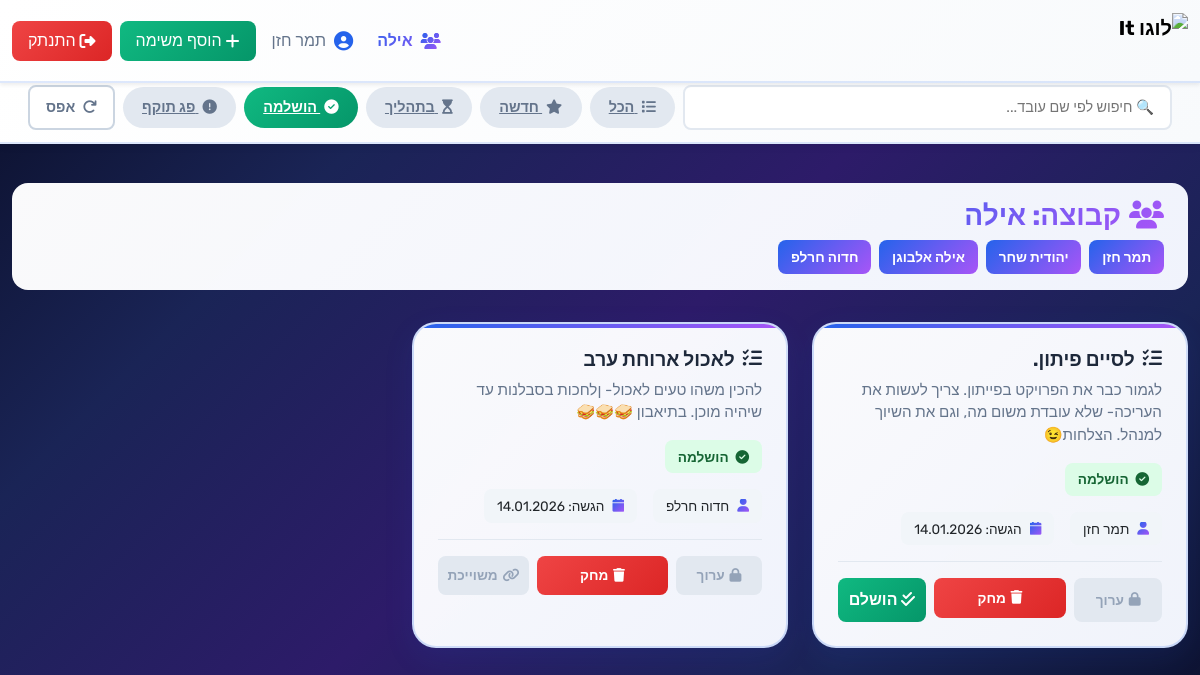
Page /DoIt/GetTasks/?status=DONE (signed in) on the committed database.
### App/models.py (models this page shows, shortened)
class User(AbstractUser):
    role = models.CharField(max_length=20, choices=[('Manager', 'Manager'), ('Team_Member', 'Team_Member')], null=True)
    team = models.ForeignKey("Team", on_delete=models.CASCADE, null=True)

class Team(models.Model):
    team_name = models.CharField(max_length=100, unique=True)

class Task(models.Model):
    name = models.CharField(max_length=100)
    description = models.TextField()
    end_date = models.DateField(validators=[end_date_validation])
    status = models.CharField(max_length=100, choices=[
            ("NEW_TASK", "New Task"),
            ("ON_PROCESS", "On Process"),
            ("DONE", "Completed"),
            ("EXPIRED", "Time Over")
    ], null=True, default='NEW')
    team = models.ForeignKey("Team", on_delete=models.CASCADE)
    owner = models.ForeignKey("User", on_delete=models.SET_NULL, null=True, blank=True)

### App/views.py (the view)
# urls.py: path("GetTasks/", views.get_tasks, name="get_tasks"),
@login_required()
def get_tasks(request):
    team = request.user.team
    tasks = Task.objects.filter(team=team)
    users = User.objects.filter(team=team)
    status_filter = request.GET.get('status')
    query = request.GET.get('q')
    if query:
        tasks = tasks.filter(
            Q(owner__first_name__icontains=query) |
            Q(owner__last_name__icontains=query)
        )
    if status_filter:
        tasks = tasks.filter(status=status_filter)
    now = timezone.now().date()
    for task in tasks:
        if task.end_date < now and task.status not in ['EXPIRED', 'DONE']:
            task.status = 'EXPIRED'
            task.save()
    context = {'tasks': tasks, 'team': team, 'users': users}
    return render(request, 'Task/GetTasks.html', context)

### templates/Task/GetTasks.html (shortened to what this page needs)
{% load static %}
<!DOCTYPE html>
<html lang="he" dir="rtl">
<head>
    <link rel="stylesheet" href="https://cdn.jsdelivr.net/npm/bootstrap@5.3.0/dist/css/bootstrap.rtl.min.css">
    <link rel="stylesheet" href="https://cdnjs.cloudflare.com/ajax/libs/font-awesome/6.4.0/css/all.min.css">
</head>
<body>
    {% include "component/Nav.html" %}
    <main class="container-fluid">
        <div class="page-header">
            <h1>
                רשימת המשימות
            </h1>
        </div>
        <div class="team-info">
            <div class="team-info-text">
                <h3><i class="fas fa-users me-2"></i>קבוצה: {{ team.team_name }}</h3>
                <div class="team-members">
                    {% for user in users %}
                        <span class="member-badge">{{ user.first_name }} {{ user.last_name }}</span>
                    {% endfor %}
                </div>
            </div>
        </div>
        {% if tasks %}
            <div class="tasks-container">
                {% for task in tasks %}
                    <div class="task-card">
                        <h4 class="task-title">
                            <i class="fas fa-tasks"></i>
                            {{ task.name }}
                        </h4>
                        {% if task.description %}
                            <p class="task-description">{{ task.description }}</p>
                        {% endif %}
                        <div class="task-status status-{{ task.status|lower }}">
                            {% if task.status == 'NEW_TASK' %}
                                <i class="fas fa-star me-1"></i> משימה חדשה
                            {% elif task.status == 'ON_PROCESS' %}
                                <i class="fas fa-hourglass-start me-1"></i> בתהליך
                            {% elif task.status == 'DONE' %}
                                <i class="fas fa-check-circle me-1"></i> הושלמה
                            {% elif task.status == 'EXPIRED' %}
                                <i class="fas fa-exclamation-circle me-1"></i> פג תוקף
                            {% endif %}
                        </div>
                        <div class="task-meta">
                            {% if task.owner %}
                                <div class="meta-item">
                                    <i class="fas fa-user"></i>
                                    {{ task.owner.first_name }} {{ task.owner.last_name }}
                                </div>
                            {% else %}
                                <div class="meta-item" style="background: #fef3c7; color: #92400e;">
                                    <i class="fas fa-user-slash"></i>
                                    <strong>לא משוייכת</strong>
                                </div>
                            {% endif %}
                            <div class="meta-item">
                                <i class="fas fa-calendar"></i>
                                הגשה: {{ task.end_date|date:"d.m.Y" }}
                            </div>
                        </div>
                        {% if user.role == 'Manager' %}
                            <div class="task-actions">
                                {% if task.status == 'NEW_TASK' %}
                                    <a href="{% url 'edit_task' task.id %}" class="btn-action btn-edit">
                                        <i class="fas fa-edit"></i> ערוך
                                    </a>
                                {% else %}
                                    <button class="btn-action" style="background: #e2e8f0; color: #94a3b8; cursor: not-allowed;" disabled title="{% if task.status == 'DONE' %}לא ניתן לערוך משימה שהושלמה{% else %}לא ניתן לערוך משימות שפג תוקפן{% endif %}">
                                        <i class="fas fa-lock"></i> ערוך
                                    </button>
                                {% endif %}
                                <form method="post" action="{% url 'delete_task' task.id %}" class="flex-grow-1" onsubmit="return confirm('האם אתה בטוח?');">
                                    <button type="submit" class="btn-action btn-delete" style="width: 100%;">
                                        <i class="fas fa-trash"></i> מחק
                                    </button>
                                </form>
                                {% if not task.owner and task.status != 'EXPIRED' %}
                                    <form method="post" action="{% url 'update_owner' task.id %}" class="flex-grow-1">
                                        {% csrf_token %}
                                        <select name="user_id" onchange="this.form.submit();" style="padding: 0.6rem; border-radius: 0.5rem; border: none; background: linear-gradient(135deg, #10b981, #059669); color: white; font-weight: 600; cursor: pointer;">
                                            <option value="" disabled selected>🔗 הקצה משימה</option>
                                            {% for u in users %}
                                                <option value="{{ u.id }}">{{ u.first_name }} {{ u.last_name }}</option>
                                            {% endfor %}
                                        </select>
                                    </form>
                                {% elif task.owner.id == user.id and task.status == 'DONE' %}
                                    <div style="background: linear-gradient(135deg, #10b981, #059669); color: white; padding: 0.6rem; border-radius: 0.5rem; text-align: center; font-weight: 600; flex: 1;">
                                        <i class="fas fa-check-double"></i> הושלם
                                    </div>
                                {% else %}
                                    <button class="btn-action" style="width: 30%; background: #e2e8f0; color: #94a3b8; cursor: not-allowed;" disabled title="{% if task.owner %}משימה כבר משוייכת{% else %}לא ניתן להקצות משימות שפג תוקפן{% endif %}">
                                        <i class="fas fa-link"></i> משוייכת
                                    </button>
                                {% endif %}
                            </div>
                        {% endif %}
                    </div>
                {% endfor %}
            </div>
        {% endif %}
    </main>
</body>
</html>

### templates/component/Nav.html (shortened to what this page needs)
{% load static %}
<nav class="navbar navbar-expand-lg fixed-top navbar-light shadow-sm" style="background: linear-gradient(135deg, #ffffff 0%, #f8fafc 100%); border-bottom: 2px solid rgba(37, 99, 235, 0.15);">
  <div class="container-fluid">
    <a class="navbar-brand d-flex align-items-center fw-bold" href="{% url 'welcome' %}" style="text-decoration: none;">
      <img src="{% static 'My-App/images/DoIt.gif' %}?t={% now 'U' %}" alt="לוגו DoIt" height="55" class="me-2 logo-gif glow" style="max-width: 70px; animation: glow 2s ease-in-out infinite;">
    </a>
    <div class="collapse navbar-collapse" id="mainNavbar">
      <ul class="navbar-nav ms-auto mb-2 mb-lg-0">
        {% if user.is_authenticated %}
          <li class="nav-item me-2">
            <span class="nav-link d-flex align-items-center" style="background: linear-gradient(135deg, #2563eb 0%, #a855f7 100%); -webkit-background-clip: text; -webkit-text-fill-color: transparent; background-clip: text; font-weight: 700; animation: fadeIn 0.6s ease-out;">
              <i class="fas fa-users me-2" style="background: linear-gradient(135deg, #2563eb, #a855f7); -webkit-background-clip: text; -webkit-text-fill-color: transparent; background-clip: text;"></i>
              {{ user.team.team_name }}
            </span>
          </li>
          <li class="nav-item me-2">
            <span class="nav-link d-flex align-items-center" style="color: #64748b; animation: fadeIn 0.7s ease-out;">
              <i class="fas fa-user-circle me-2" style="color: #2563eb; font-size: 1.2rem;"></i>
              {{ user.first_name }} {{ user.last_name }}
            </span>
          </li>
          {% if user.role == 'Manager' %}
          <li class="nav-item me-2">
            <a class="nav-link d-flex align-items-center" href="{% url 'add_task' %}" style="background: linear-gradient(135deg, #10b981 0%, #059669 100%); color: white; border-radius: 0.5rem; padding: 0.5rem 1rem; transition: all 0.3s ease; animation: slideDown 0.6s ease-out;">
              <i class="fas fa-plus me-1"></i>
              <span>הוסף משימה</span>
            </a>
          </li>
          {% endif %}
          <li class="nav-item">
            <a class="nav-link d-flex align-items-center" href="{% url 'logout' %}" style="background: linear-gradient(135deg, #ef4444 0%, #dc2626 100%); color: white; border-radius: 0.5rem; padding: 0.5rem 1rem; transition: all 0.3s ease; animation: slideDown 0.7s ease-out;">
              <i class="fas fa-sign-out-alt me-1"></i>
              <span>התנתק</span>
            </a>
          </li>
        {% endif %}
      </ul>
    </div>
  </div>
</nav>
{% if user.is_authenticated and request.resolver_match.url_name == 'get_tasks' %}
<div class="filters-top-bar" style="background: linear-gradient(135deg, #ffffff 0%, #f8fafc 100%); border-bottom: 2px solid rgba(37, 99, 235, 0.15); padding: 0.75rem 1rem; position: sticky; top: 73px; z-index: 100; box-shadow: 0 2px 8px rgba(0, 0, 0, 0.08);">
  <div class="container-fluid">
    <form method="get" id="filterForm" class="d-flex align-items-center gap-2 flex-wrap">
      <div class="filter-search" style="flex: 1; min-width: 200px;">
        <input type="text" name="q" placeholder="🔍 חיפוש לפי שם עובד..." value="{{ request.GET.q }}"
          style="width: 100%; padding: 0.6rem 1rem; border: 2px solid #e2e8f0; border-radius: 0.5rem; font-size: 0.9rem; transition: all 0.3s ease;"
          onchange="this.form.submit();">
      </div>
      <div class="status-tabs" style="display: flex; gap: 0.5rem; flex-wrap: wrap;">
        <a href="{% url 'get_tasks' %}" class="tab-btn {% if not request.GET.status %}active{% endif %}"
          style="padding: 0.6rem 1.2rem; border-radius: 2rem; border: none; cursor: pointer; font-size: 0.9rem; font-weight: 600; transition: all 0.3s ease; background: {% if not request.GET.status %}linear-gradient(135deg, #2563eb, #3b82f6){% else %}#e2e8f0{% endif %}; color: {% if not request.GET.status %}white{% else %}#64748b{% endif %};">
          <i class="fas fa-list me-1"></i> הכל
        </a>
        <a href="{% url 'get_tasks' %}?status=NEW_TASK" class="tab-btn {% if request.GET.status == 'NEW_TASK' %}active{% endif %}"
          style="padding: 0.6rem 1.2rem; border-radius: 2rem; border: none; cursor: pointer; font-size: 0.9rem; font-weight: 600; transition: all 0.3s ease; background: {% if request.GET.status == 'NEW_TASK' %}linear-gradient(135deg, #3b82f6, #2563eb){% else %}#e2e8f0{% endif %}; color: {% if request.GET.status == 'NEW_TASK' %}white{% else %}#64748b{% endif %};">
          <i class="fas fa-star me-1"></i> חדשה
        </a>
        <a href="{% url 'get_tasks' %}?status=ON_PROCESS" class="tab-btn {% if request.GET.status == 'ON_PROCESS' %}active{% endif %}"
          style="padding: 0.6rem 1.2rem; border-radius: 2rem; border: none; cursor: pointer; font-size: 0.9rem; font-weight: 600; transition: all 0.3s ease; background: {% if request.GET.status == 'ON_PROCESS' %}linear-gradient(135deg, #f59e0b, #d97706){% else %}#e2e8f0{% endif %}; color: {% if request.GET.status == 'ON_PROCESS' %}white{% else %}#64748b{% endif %};">
          <i class="fas fa-hourglass-start me-1"></i> בתהליך
        </a>
        <a href="{% url 'get_tasks' %}?status=DONE" class="tab-btn {% if request.GET.status == 'DONE' %}active{% endif %}"
          style="padding: 0.6rem 1.2rem; border-radius: 2rem; border: none; cursor: pointer; font-size: 0.9rem; font-weight: 600; transition: all 0.3s ease; background: {% if request.GET.status == 'DONE' %}linear-gradient(135deg, #10b981, #059669){% else %}#e2e8f0{% endif %}; color: {% if request.GET.status == 'DONE' %}white{% else %}#64748b{% endif %};">
          <i class="fas fa-check-circle me-1"></i> הושלמה
        </a>
        <a href="{% url 'get_tasks' %}?status=EXPIRED" class="tab-btn {% if request.GET.status == 'EXPIRED' %}active{% endif %}"
          style="padding: 0.6rem 1.2rem; border-radius: 2rem; border: none; cursor: pointer; font-size: 0.9rem; font-weight: 600; transition: all 0.3s ease; background: {% if request.GET.status == 'EXPIRED' %}linear-gradient(135deg, #ef4444, #dc2626){% else %}#e2e8f0{% endif %}; color: {% if request.GET.status == 'EXPIRED' %}white{% else %}#64748b{% endif %};">
          <i class="fas fa-exclamation-circle me-1"></i> פג תוקף
        </a>
      </div>
      {% if request.GET.q or request.GET.status %}
      <a href="{% url 'get_tasks' %}" class="reset-btn"
        style="padding: 0.6rem 1rem; border-radius: 0.5rem; border: 2px solid #cbd5e1; background: white; color: #64748b; text-decoration: none; font-weight: 600; font-size: 0.9rem; cursor: pointer; transition: all 0.3s ease;">
        <i class="fas fa-redo me-1"></i> אפס
      </a>
      {% endif %}
    </form>
  </div>
</div>
{% endif %}

### rows in the picture
User: team.team_name "אילה", first_name "תמר", last_name "חזן"
Team: team_name "אילה"
User: first_name "יהודית", last_name "שחר"
User: first_name "אילה", last_name "אלבוגן"
User: first_name "חדוה", last_name "חרלפ"
Task: name "לסיים פיתון.", description "לגמור כבר את הפרויקט בפייתון. צריך לעשות את העריכה- שלא עובדת משום מה, וגם את השיוך למנהל. הצלחות😉", status "DONE" (drawn), owner.first_name "תמר", owner.last_name "חזן", end_date "14.01.2026"
Task: name "לאכול ארוחת ערב", description "להכין משהו טעים לאכול- ןלחכות בסבלנות עד שיהיה מוכן. בתיאבון 🥪🥪🥪", status "DONE" (drawn), owner.first_name "חדוה", owner.last_name "חרלפ", end_date "14.01.2026", shows "משוייכת"
